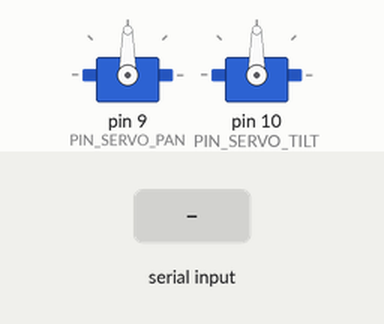
Simulated run of this sketch. Board: Arduino Uno, built with avr-gcc and run on an emulated ATmega328P. On the bench: 2 × servo. The inputs (shaded band) are chosen by the test bench. What the sketch prints to the serial monitor is not drawn.

Above: at 1.7 s.
1.8 s: "90,45\n" received over Serial
At 3.5 s:
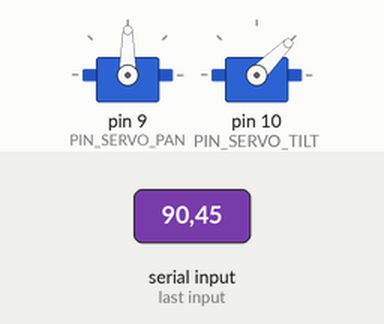
3.9 s: "30,150\n" received over Serial
At 6.2 s:
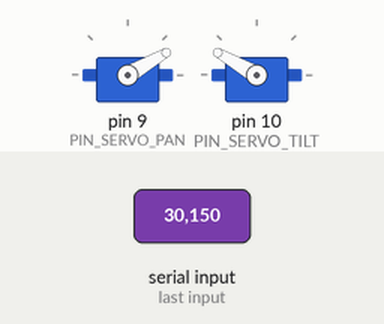
6.9 s: "1,90\n" received over Serial
At 9.0 s:
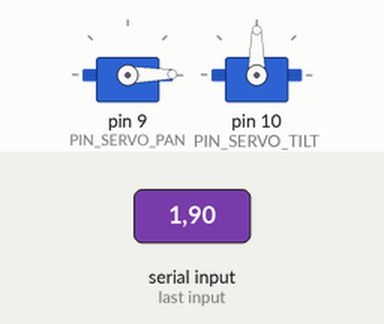
9.3 s: "90,45\n" received over Serial
At 9.76 s:
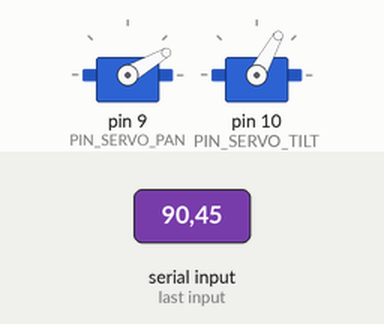
12.3 s: "1,90,45\n" received over Serial
At 12.76 s:
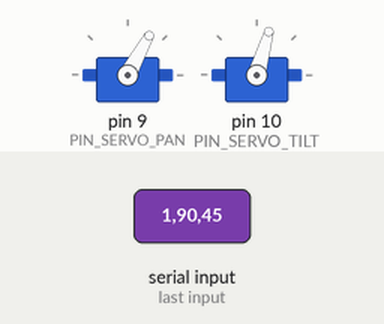
Timing chart, 0 to 15.3 s (numbered marks = the images above; inputs shaded):
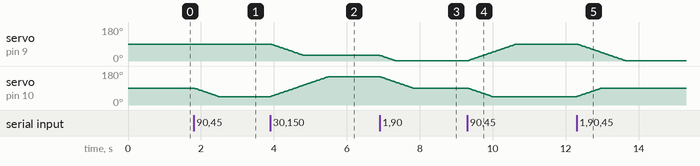

Measured:
- after the input at 1.8 s, servo on pin 10 (PIN_SERVO_TILT): moves from 90° to 45° over 0.66 s, starting at once
- after the input at 3.9 s, servo on pin 9 (PIN_SERVO_PAN): moves from 90° to 30° over 0.91 s, starting at once; servo on pin 10 (PIN_SERVO_TILT): moves from 45° to 150° over 1.6 s, starting at once
- after the input at 6.9 s, servo on pin 9 (PIN_SERVO_PAN): moves from 30° to 1° over 0.42 s, starting at once; servo on pin 10 (PIN_SERVO_TILT): moves from 150° to 90° over 0.91 s, starting at once
- after the input at 9.3 s, servo on pin 9 (PIN_SERVO_PAN): moves from 1° to 90° over 1.3 s, starting at once; servo on pin 10 (PIN_SERVO_TILT): moves from 90° to 45° over 0.67 s, starting at once
- after the input at 12.3 s, servo on pin 9 (PIN_SERVO_PAN): moves from 90° to 1° over 1.3 s, starting at once; servo on pin 10 (PIN_SERVO_TILT): moves from 45° to 90° over 0.67 s, starting at once

The sketch:

servo_control.ino
```cpp
/*
 * servo_control.ino
 * -----------------
 * Controlador de servos para el proyecto "Death Ray".
 *
 * Controla 2 servomotores (pan horizontal + tilt vertical) mediante comandos
 * recibidos por el puerto serie.
 *
 * Formato de comandos: "X,Y\n"
 *   X = ángulo horizontal (0-180)
 *   Y = ángulo vertical   (0-180)
 *
 * El servo se mueve suavemente de a 1 grado por paso.
 * Al iniciar, envía "READY\n" por el puerto serie.
 *
 * Conexiones:
 *   Servo horizontal (pan)  -> Pin 9
 *   Servo vertical  (tilt)  -> Pin 10
 */

#include <Servo.h>

// -----------------------------------------------------------------------
// Configuración
// -----------------------------------------------------------------------
const int PIN_SERVO_PAN  = 9;
const int PIN_SERVO_TILT = 10;
const int BAUD_RATE      = 9600;
const int STEP_DELAY_MS  = 15;   // ms entre cada paso de 1 grado

// -----------------------------------------------------------------------
// Variables globales
// -----------------------------------------------------------------------
Servo servoPan;
Servo servoTilt;

int currentPan  = 90;  // posición inicial (centro)
int currentTilt = 90;

int targetPan  = 90;
int targetTilt = 90;

String inputBuffer = "";

// -----------------------------------------------------------------------
// Setup
// -----------------------------------------------------------------------
void setup() {
  Serial.begin(BAUD_RATE);

  servoPan.attach(PIN_SERVO_PAN);
  servoTilt.attach(PIN_SERVO_TILT);

  servoPan.write(currentPan);
  servoTilt.write(currentTilt);

  delay(500);
  Serial.println("READY");
}

// -----------------------------------------------------------------------
// Loop principal
// -----------------------------------------------------------------------
void loop() {
  // Leer comandos del puerto serie
  while (Serial.available() > 0) {
    char c = (char)Serial.read();
    if (c == '\n') {
      processCommand(inputBuffer);
      inputBuffer = "";
    } else {
      inputBuffer += c;
    }
  }

  // Mover servos suavemente hacia el objetivo
  moveServos();
}

// -----------------------------------------------------------------------
// Parsear y validar el comando "X,Y"
// -----------------------------------------------------------------------
void processCommand(String cmd) {
  cmd.trim();
  int commaIndex = cmd.indexOf(',');
  if (commaIndex < 0) return;  // formato incorrecto

  int x = cmd.substring(0, commaIndex).toInt();
  int y = cmd.substring(commaIndex + 1).toInt();

  // Validar rango 0-180
  x = constrain(x, 0, 180);
  y = constrain(y, 0, 180);

  targetPan  = x;
  targetTilt = y;
}

// -----------------------------------------------------------------------
// Mover servos un paso hacia el objetivo
// -----------------------------------------------------------------------
void moveServos() {
  bool moved = false;

  if (currentPan != targetPan) {
    currentPan += (targetPan > currentPan) ? 1 : -1;
    servoPan.write(currentPan);
    moved = true;
  }

  if (currentTilt != targetTilt) {
    currentTilt += (targetTilt > currentTilt) ? 1 : -1;
    servoTilt.write(currentTilt);
    moved = true;
  }

  if (moved) {
    delay(STEP_DELAY_MS);
  }
}
```
